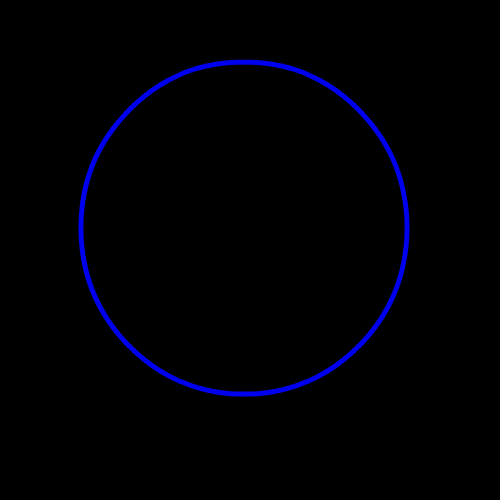
#> input picture Older Code Base/AUVSI/Edhitha/Resources/Shape Templates/cirTemp.jpg, 500 x 500 px
$ python color3.py --image '../AUVSI/Edhitha/Resources/Shape Templates/cirTemp.jpg'
#> lines starting #> are read from the running program, lines starting #| are printed output that depends on the picture
#> further down, image is the input picture: shape (500, 500, 3); mean B, G, R 4.9, 0, 0
import cv2
import numpy as np

class Segment:
    def __init__(self,segments=6):
        #define number of segments, with default 5
        self.segments=segments

    def kmeans(self,image):
        image=cv2.GaussianBlur(image,(7,7),0)
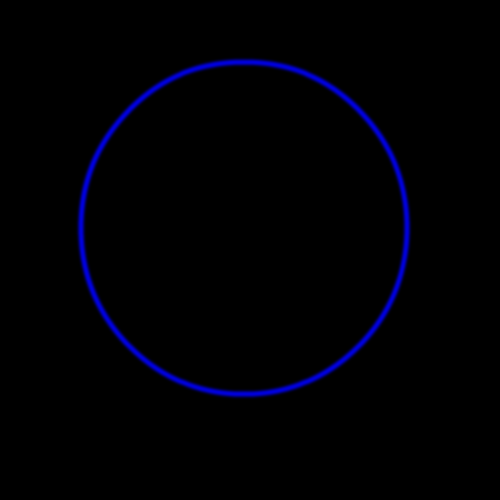
#> image: shape (500, 500, 3); mean of channels 0, 1, 2 4.9, 0, 0; drawn as B, G, R
        vectorized=image.reshape(-1,3)
        vectorized=np.float32(vectorized)
        criteria=(cv2.TERM_CRITERIA_EPS + cv2.TERM_CRITERIA_MAX_ITER, 10, 1.0)
        ret,label,center=cv2.kmeans(vectorized,self.segments,None,criteria,10,cv2.KMEANS_RANDOM_CENTERS)
#> ret = 1451681.6; center = [[112.4, 0, 0], [25.94, 0, 0], [208.5, 0, 0], [163.6, 0, 0], [64.54, 0, 0], [0.0525, 0, 0]]
        res = center[label.flatten()]
        segmented_image = res.reshape((image.shape))
        return label.reshape((image.shape[0],image.shape[1])),segmented_image.astype(np.uint8)


    def extractComponent(self,image,label_image,label):
        component=np.zeros(image.shape,np.uint8)
        component[label_image==label]=image[label_image==label]
        return component

if __name__=="__main__":
    import argparse
    import sys
    ap = argparse.ArgumentParser()
    ap.add_argument("-i", "--image", required = True, help = "Path to the image")
    ap.add_argument("-n", "--segments", required = False, type = int,
        help = "# of clusters")
    args = vars(ap.parse_args())

    image=cv2.imread(args["image"])
    if len(sys.argv)==3:

        seg = Segment()
        label,result= seg.kmeans(image)
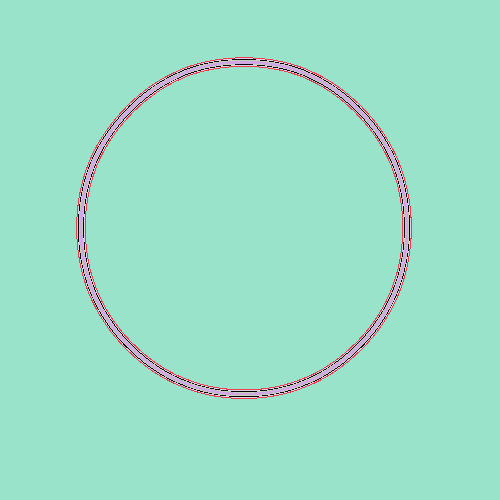
#> label: shape (500, 500) int32; 6 distinct labels, from 0 to 5; one colour per label, 0 black
    else:
        seg=Segment(args["segments"])
        label,result=seg.kmeans(image)
    cv2.imshow("segmented",result)
    result=seg.extractComponent(image,label,0)
#> in extractComponent, `component[label_image==label]=image[label_image==label]`:
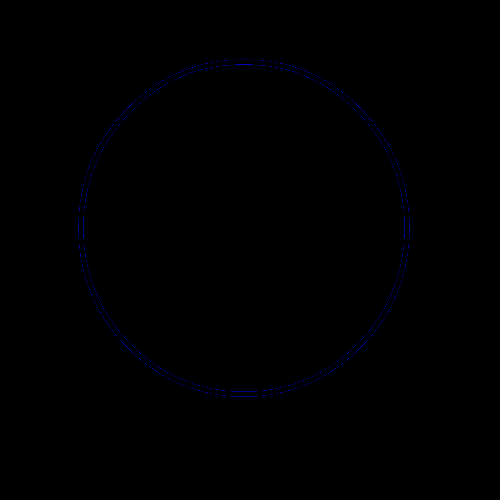
#> component: shape (500, 500, 3); mean B, G, R 0.6, 0, 0
    cv2.imshow("extracted",result)
    cv2.waitKey(0)

$ run again, on Older Code Base/AUVSI/Edhitha/Resources/Shape Templates/heptTemp.jpg
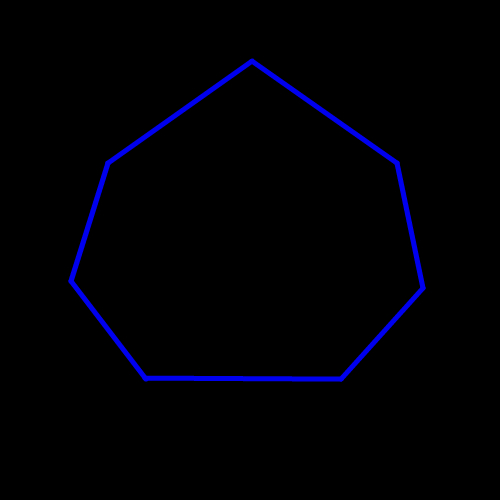
#> input picture Older Code Base/AUVSI/Edhitha/Resources/Shape Templates/heptTemp.jpg, 500 x 500 px
#> image is the input picture: shape (500, 500, 3); mean B, G, R 5, 0, 0
#> ret = 1515771.5; center = [[115.2, 0, 0], [26.19, 0, 0], [209.7, 0, 0], [164.8, 0, 0], [66.42, 0, 0], [0.0534, 0, 0]]
#> `label,result= seg.kmeans(image)`:
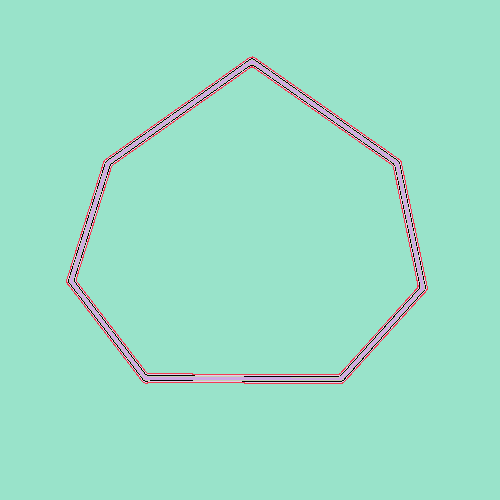
#> label: shape (500, 500) int32; 6 distinct labels, from 0 to 5; one colour per label, 0 black
#> in extractComponent, `component[label_image==label]=image[label_image==label]`:
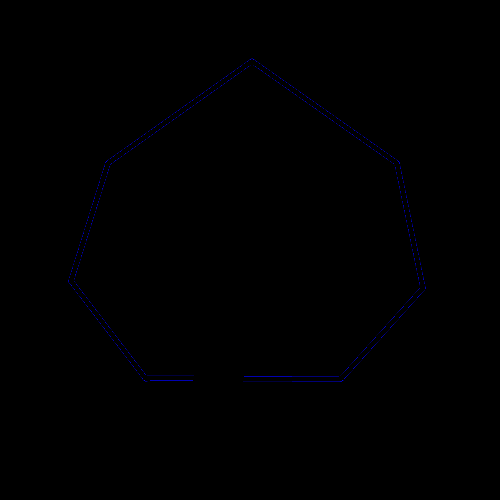
#> component: shape (500, 500, 3); mean B, G, R 0.7, 0, 0

$ run again, on Older Code Base/AUVSI/Edhitha/Resources/Shape Templates/hexTemp.jpg
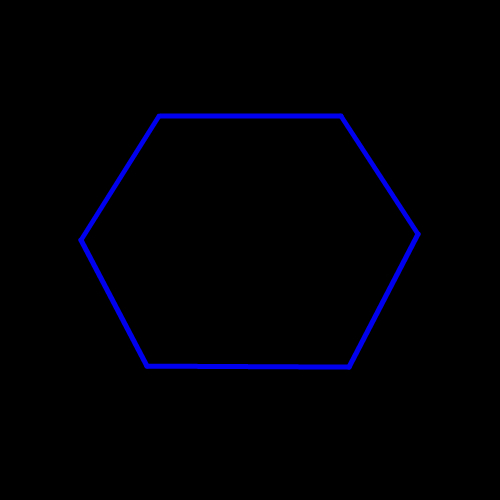
#> input picture Older Code Base/AUVSI/Edhitha/Resources/Shape Templates/hexTemp.jpg, 500 x 500 px
#> image is the input picture: shape (500, 500, 3); mean B, G, R 4.6, 0, 0
#> in kmeans, `image=cv2.GaussianBlur(image,(7,7),0)`:
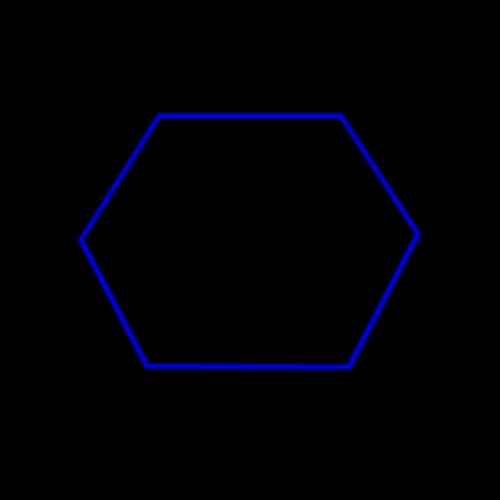
#> image: shape (500, 500, 3); mean of channels 0, 1, 2 4.6, 0, 0; drawn as B, G, R
#> ret = 1194206.4; center = [[118.8, 0, 0], [24.7, 0, 0], [211.3, 0, 0], [172.1, 0, 0], [65.41, 0, 0], [0.0459, 0, 0]]
#> `label,result= seg.kmeans(image)`:
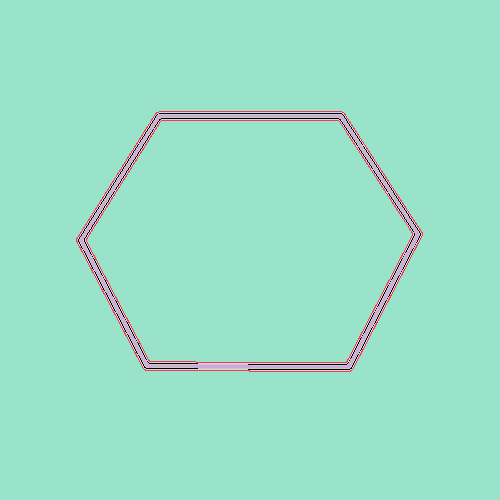
#> label: shape (500, 500) int32; 6 distinct labels, from 0 to 5; one colour per label, 0 black
